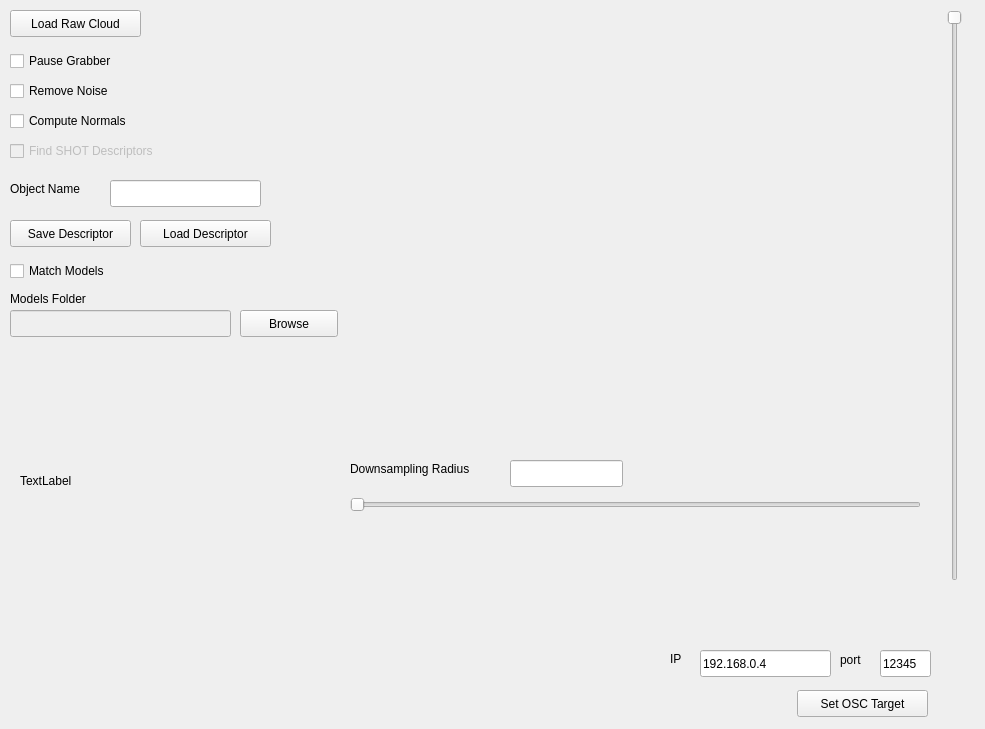
<?xml version="1.0" encoding="UTF-8"?>
<ui version="4.0">
 <class>KinectPclOsc</class>
 <widget class="QMainWindow" name="KinectPclOsc">
  <property name="geometry">
   <rect>
    <x>0</x>
    <y>0</y>
    <width>985</width>
    <height>729</height>
   </rect>
  </property>
  <property name="sizePolicy">
   <sizepolicy hsizetype="Expanding" vsizetype="Expanding">
    <horstretch>1</horstretch>
    <verstretch>1</verstretch>
   </sizepolicy>
  </property>
  <property name="windowTitle">
   <string/>
  </property>
  <property name="iconSize">
   <size>
    <width>22</width>
    <height>22</height>
   </size>
  </property>
  <widget class="QWidget" name="centralwidget">
   <property name="enabled">
    <bool>true</bool>
   </property>
   <property name="sizePolicy">
    <sizepolicy hsizetype="Expanding" vsizetype="Expanding">
     <horstretch>255</horstretch>
     <verstretch>255</verstretch>
    </sizepolicy>
   </property>
   <widget class="QVTKWidget" name="qvtk_widget">
    <property name="geometry">
     <rect>
      <x>350</x>
      <y>10</y>
      <width>461</width>
      <height>361</height>
     </rect>
    </property>
   </widget>
   <widget class="QCheckBox" name="pauseCheckBox">
    <property name="geometry">
     <rect>
      <x>10</x>
      <y>50</y>
      <width>131</width>
      <height>22</height>
     </rect>
    </property>
    <property name="text">
     <string>Pause Grabber</string>
    </property>
   </widget>
   <widget class="QCheckBox" name="computeNormalsCheckbox">
    <property name="geometry">
     <rect>
      <x>10</x>
      <y>110</y>
      <width>151</width>
      <height>22</height>
     </rect>
    </property>
    <property name="text">
     <string>Compute Normals</string>
    </property>
   </widget>
   <widget class="QCheckBox" name="findSHOTdescriptors">
    <property name="enabled">
     <bool>false</bool>
    </property>
    <property name="geometry">
     <rect>
      <x>10</x>
      <y>140</y>
      <width>181</width>
      <height>22</height>
     </rect>
    </property>
    <property name="text">
     <string>Find SHOT Descriptors</string>
    </property>
   </widget>
   <widget class="QPushButton" name="saveDescriptorButton">
    <property name="geometry">
     <rect>
      <x>10</x>
      <y>220</y>
      <width>121</width>
      <height>27</height>
     </rect>
    </property>
    <property name="text">
     <string>Save Descriptor</string>
    </property>
   </widget>
   <widget class="QLineEdit" name="objectNameTextInput">
    <property name="geometry">
     <rect>
      <x>110</x>
      <y>180</y>
      <width>151</width>
      <height>27</height>
     </rect>
    </property>
   </widget>
   <widget class="QLabel" name="label_3">
    <property name="geometry">
     <rect>
      <x>10</x>
      <y>180</y>
      <width>91</width>
      <height>17</height>
     </rect>
    </property>
    <property name="text">
     <string>Object Name</string>
    </property>
   </widget>
   <widget class="QCheckBox" name="matchModelsCheckbox">
    <property name="geometry">
     <rect>
      <x>10</x>
      <y>260</y>
      <width>131</width>
      <height>22</height>
     </rect>
    </property>
    <property name="text">
     <string>Match Models</string>
    </property>
   </widget>
   <widget class="QPushButton" name="loadDescriptorButton">
    <property name="geometry">
     <rect>
      <x>140</x>
      <y>220</y>
      <width>131</width>
      <height>27</height>
     </rect>
    </property>
    <property name="text">
     <string>Load Descriptor</string>
    </property>
   </widget>
   <widget class="QPushButton" name="loadRawCloudButton">
    <property name="geometry">
     <rect>
      <x>10</x>
      <y>10</y>
      <width>131</width>
      <height>27</height>
     </rect>
    </property>
    <property name="text">
     <string>Load Raw Cloud</string>
    </property>
   </widget>
   <widget class="QCheckBox" name="removeNoiseCheckBox">
    <property name="geometry">
     <rect>
      <x>10</x>
      <y>80</y>
      <width>141</width>
      <height>22</height>
     </rect>
    </property>
    <property name="text">
     <string>Remove Noise</string>
    </property>
    <property name="checked">
     <bool>false</bool>
    </property>
   </widget>
   <widget class="QLineEdit" name="ipTextInput">
    <property name="geometry">
     <rect>
      <x>700</x>
      <y>650</y>
      <width>131</width>
      <height>27</height>
     </rect>
    </property>
    <property name="text">
     <string>192.168.0.4</string>
    </property>
   </widget>
   <widget class="QLabel" name="label_4">
    <property name="geometry">
     <rect>
      <x>670</x>
      <y>650</y>
      <width>21</width>
      <height>17</height>
     </rect>
    </property>
    <property name="text">
     <string>IP</string>
    </property>
   </widget>
   <widget class="QLabel" name="label_5">
    <property name="geometry">
     <rect>
      <x>840</x>
      <y>650</y>
      <width>31</width>
      <height>20</height>
     </rect>
    </property>
    <property name="text">
     <string>port</string>
    </property>
   </widget>
   <widget class="QLineEdit" name="portTextInput">
    <property name="geometry">
     <rect>
      <x>880</x>
      <y>650</y>
      <width>51</width>
      <height>27</height>
     </rect>
    </property>
    <property name="text">
     <string>12345</string>
    </property>
   </widget>
   <widget class="QPushButton" name="setOscTargetButton">
    <property name="geometry">
     <rect>
      <x>797</x>
      <y>690</y>
      <width>131</width>
      <height>27</height>
     </rect>
    </property>
    <property name="text">
     <string>Set OSC Target</string>
    </property>
   </widget>
   <widget class="QLabel" name="label_6">
    <property name="geometry">
     <rect>
      <x>10</x>
      <y>290</y>
      <width>101</width>
      <height>17</height>
     </rect>
    </property>
    <property name="text">
     <string>Models Folder</string>
    </property>
   </widget>
   <widget class="QSlider" name="depthThresholdSlider">
    <property name="geometry">
     <rect>
      <x>940</x>
      <y>10</y>
      <width>29</width>
      <height>571</height>
     </rect>
    </property>
    <property name="minimum">
     <number>250</number>
    </property>
    <property name="maximum">
     <number>2500</number>
    </property>
    <property name="pageStep">
     <number>1</number>
    </property>
    <property name="orientation">
     <enum>Qt::Vertical</enum>
    </property>
    <property name="invertedAppearance">
     <bool>true</bool>
    </property>
    <property name="invertedControls">
     <bool>true</bool>
    </property>
   </widget>
   <widget class="QLabel" name="label">
    <property name="geometry">
     <rect>
      <x>350</x>
      <y>460</y>
      <width>161</width>
      <height>17</height>
     </rect>
    </property>
    <property name="text">
     <string>Downsampling Radius</string>
    </property>
   </widget>
   <widget class="QLineEdit" name="downsamplingRadiusEdit">
    <property name="geometry">
     <rect>
      <x>510</x>
      <y>460</y>
      <width>113</width>
      <height>27</height>
     </rect>
    </property>
   </widget>
   <widget class="QSlider" name="downsamplingRadiusSlider">
    <property name="geometry">
     <rect>
      <x>350</x>
      <y>490</y>
      <width>571</width>
      <height>29</height>
     </rect>
    </property>
    <property name="minimum">
     <number>1</number>
    </property>
    <property name="maximum">
     <number>100</number>
    </property>
    <property name="orientation">
     <enum>Qt::Horizontal</enum>
    </property>
   </widget>
   <widget class="QLineEdit" name="modelsFolderEdit">
    <property name="enabled">
     <bool>false</bool>
    </property>
    <property name="geometry">
     <rect>
      <x>10</x>
      <y>310</y>
      <width>221</width>
      <height>27</height>
     </rect>
    </property>
   </widget>
   <widget class="QPushButton" name="browseForModelsButton">
    <property name="geometry">
     <rect>
      <x>240</x>
      <y>310</y>
      <width>98</width>
      <height>27</height>
     </rect>
    </property>
    <property name="text">
     <string>Browse</string>
    </property>
   </widget>
   <widget class="QLabel" name="sceneImageLabel">
    <property name="geometry">
     <rect>
      <x>20</x>
      <y>350</y>
      <width>311</width>
      <height>261</height>
     </rect>
    </property>
    <property name="text">
     <string>TextLabel</string>
    </property>
   </widget>
  </widget>
 </widget>
 <customwidgets>
  <customwidget>
   <class>QVTKWidget</class>
   <extends>QWidget</extends>
   <header>QVTKWidget.h</header>
  </customwidget>
 </customwidgets>
 <resources/>
 <connections/>
</ui>
